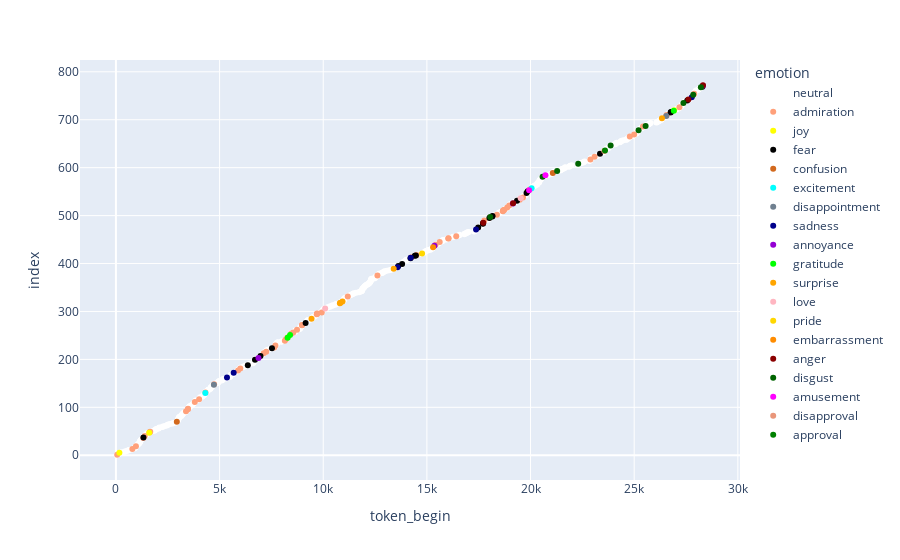

Notebook code for this chart:
### Code cell
color_map = {
    "love": "lightpink",
    "gratitude":"lime", 
    "admiration":"lightsalmon",
    "joy": "yellow",
    
    "excitement":"cyan",
    'pride':"gold", 
    'amusement':"magenta",
    "approval":"green",
    'surprise':"orange",
    "neutral":"white",
    
    "sadness": "darkblue", 
    "confusion": "chocolate", 
    'embarrassment':"darkorange",
    "disappointment":"slategray", 
    'disapproval':"darksalmon", 
    'annoyance':"darkviolet", 
    'disgust': "darkgreen", 
    "anger": "darkred", 
    "fear": "black"}
    
fig = px.scatter(df, x="token_begin", color="emotion",color_discrete_map=color_map)
fig.show()

### Figure 1 — Plotly figure (JSON) as saved in the notebook; plotly's stock layout.template omitted (floating-point values rounded to 4 significant figures; data arrays with more than 128 entries replaced by an {"elided": "..."} marker saying what was removed)
{"data": [{"hovertemplate": "emotion=neutral<br>token_begin=%{x}<br>index=%{y}<extra></extra>", "legendgroup": "neutral", "marker": {"color": "white", "symbol": "circle"}, "mode": "markers", "name": "neutral", "orientation": "h", "showlegend": true, "type": "scatter", "x": {"elided": "637 int values"}, "xaxis": "x", "y": {"elided": "637 int values"}, "yaxis": "y"}, {"hovertemplate": "emotion=admiration<br>token_begin=%{x}<br>index=%{y}<extra></extra>", "legendgroup": "admiration", "marker": {"color": "lightsalmon", "symbol": "circle"}, "mode": "markers", "name": "admiration", "orientation": "h", "showlegend": true, "type": "scatter", "x": [62, 794, 965, 1321, 1391, 1620, 1655, 3382, 3473, 3477, 3805, 4014, 4319, 4736, 5891, 6001, 7129, 7253, 7641, 7691, 8149, 8202, 8289, 8464, 8558, 8735, 8976, 8979, 9688, 9697, 9713, 9930, 11183, 12615, 14256, 14501, 15418, 15618, 16030, 16047, 16415, 17769, 18032, 18378, 18663, 18676, 18691, 18735, 18875, 18972, 19480, 19636, 19972, 22888, 23089, 24788, 24996, 25423, 26555, 26567, 27182, 27895], "xaxis": "x", "y": [1, 13, 19, 36, 40, 48, 49, 92, 96, 97, 111, 117, 131, 148, 177, 181, 213, 216, 225, 229, 239, 242, 246, 254, 256, 262, 271, 272, 294, 295, 296, 298, 331, 375, 413, 418, 439, 445, 452, 453, 457, 490, 496, 502, 509, 510, 511, 512, 517, 521, 533, 538, 555, 617, 623, 665, 669, 686, 709, 710, 726, 754], "yaxis": "y"}, {"hovertemplate": "emotion=joy<br>token_begin=%{x}<br>index=%{y}<extra></extra>", "legendgroup": "joy", "marker": {"color": "yellow", "symbol": "circle"}, "mode": "markers", "name": "joy", "orientation": "h", "showlegend": true, "type": "scatter", "x": [168, 1607, 26927], "xaxis": "x", "y": [5, 47, 720], "yaxis": "y"}, {"hovertemplate": "emotion=fear<br>token_begin=%{x}<br>index=%{y}<extra></extra>", "legendgroup": "fear", "marker": {"color": "black", "symbol": "circle"}, "mode": "markers", "name": "fear", "orientation": "h", "showlegend": true, "type": "scatter", "x": [1328, 6363, 6708, 6973, 7527, 9150, 13622, 13807, 14210, 14419, 14468, 17474, 17702, 17714, 18016, 18153, 18165, 19346, 19806, 19861, 23350, 26758, 26773, 27558, 28291], "xaxis": "x", "y": [37, 188, 199, 207, 223, 276, 395, 399, 411, 416, 417, 475, 483, 484, 495, 498, 499, 531, 547, 551, 629, 715, 716, 740, 769], "yaxis": "y"}, {"hovertemplate": "emotion=confusion<br>token_begin=%{x}<br>index=%{y}<extra></extra>", "legendgroup": "confusion", "marker": {"color": "chocolate", "symbol": "circle"}, "mode": "markers", "name": "confusion", "orientation": "h", "showlegend": true, "type": "scatter", "x": [2938, 21074], "xaxis": "x", "y": [70, 589], "yaxis": "y"}, {"hovertemplate": "emotion=excitement<br>token_begin=%{x}<br>index=%{y}<extra></extra>", "legendgroup": "excitement", "marker": {"color": "cyan", "symbol": "circle"}, "mode": "markers", "name": "excitement", "orientation": "h", "showlegend": true, "type": "scatter", "x": [4313, 20051], "xaxis": "x", "y": [130, 557], "yaxis": "y"}, {"hovertemplate": "emotion=disappointment<br>token_begin=%{x}<br>index=%{y}<extra></extra>", "legendgroup": "disappointment", "marker": {"color": "slategray", "symbol": "circle"}, "mode": "markers", "name": "disappointment", "orientation": "h", "showlegend": true, "type": "scatter", "x": [4726, 26546], "xaxis": "x", "y": [147, 708], "yaxis": "y"}, {"hovertemplate": "emotion=sadness<br>token_begin=%{x}<br>index=%{y}<extra></extra>", "legendgroup": "sadness", "marker": {"color": "darkblue", "symbol": "circle"}, "mode": "markers", "name": "sadness", "orientation": "h", "showlegend": true, "type": "scatter", "x": [5357, 5681, 13587, 14219, 17371, 27777], "xaxis": "x", "y": [162, 172, 392, 412, 471, 747], "yaxis": "y"}, {"hovertemplate": "emotion=annoyance<br>token_begin=%{x}<br>index=%{y}<extra></extra>", "legendgroup": "annoyance", "marker": {"color": "darkviolet", "symbol": "circle"}, "mode": "markers", "name": "annoyance", "orientation": "h", "showlegend": true, "type": "scatter", "x": [6877, 15364, 19151, 28313], "xaxis": "x", "y": [203, 437, 525, 771], "yaxis": "y"}, {"hovertemplate": "emotion=gratitude<br>token_begin=%{x}<br>index=%{y}<extra></extra>", "legendgroup": "gratitude", "marker": {"color": "lime", "symbol": "circle"}, "mode": "markers", "name": "gratitude", "orientation": "h", "showlegend": true, "type": "scatter", "x": [8282, 8400, 26911], "xaxis": "x", "y": [245, 251, 719], "yaxis": "y"}, {"hovertemplate": "emotion=surprise<br>token_begin=%{x}<br>index=%{y}<extra></extra>", "legendgroup": "surprise", "marker": {"color": "orange", "symbol": "circle"}, "mode": "markers", "name": "surprise", "orientation": "h", "showlegend": true, "type": "scatter", "x": [9435, 10804, 10827, 10931, 13399, 26339], "xaxis": "x", "y": [285, 317, 318, 321, 389, 703], "yaxis": "y"}, {"hovertemplate": "emotion=love<br>token_begin=%{x}<br>index=%{y}<extra></extra>", "legendgroup": "love", "marker": {"color": "lightpink", "symbol": "circle"}, "mode": "markers", "name": "love", "orientation": "h", "showlegend": true, "type": "scatter", "x": [10093, 19526], "xaxis": "x", "y": [306, 536], "yaxis": "y"}, {"hovertemplate": "emotion=pride<br>token_begin=%{x}<br>index=%{y}<extra></extra>", "legendgroup": "pride", "marker": {"color": "gold", "symbol": "circle"}, "mode": "markers", "name": "pride", "orientation": "h", "showlegend": true, "type": "scatter", "x": [14767], "xaxis": "x", "y": [421], "yaxis": "y"}, {"hovertemplate": "emotion=embarrassment<br>token_begin=%{x}<br>index=%{y}<extra></extra>", "legendgroup": "embarrassment", "marker": {"color": "darkorange", "symbol": "circle"}, "mode": "markers", "name": "embarrassment", "orientation": "h", "showlegend": true, "type": "scatter", "x": [15298], "xaxis": "x", "y": [434], "yaxis": "y"}, {"hovertemplate": "emotion=anger<br>token_begin=%{x}<br>index=%{y}<extra></extra>", "legendgroup": "anger", "marker": {"color": "darkred", "symbol": "circle"}, "mode": "markers", "name": "anger", "orientation": "h", "showlegend": true, "type": "scatter", "x": [17718, 19158, 27614, 28318], "xaxis": "x", "y": [485, 526, 742, 772], "yaxis": "y"}, {"hovertemplate": "emotion=disgust<br>token_begin=%{x}<br>index=%{y}<extra></extra>", "legendgroup": "disgust", "marker": {"color": "darkgreen", "symbol": "circle"}, "mode": "markers", "name": "disgust", "orientation": "h", "showlegend": true, "type": "scatter", "x": [18057, 20580, 21283, 22299, 23864, 25211, 25550, 27374, 27847, 28217], "xaxis": "x", "y": [497, 581, 593, 608, 646, 678, 687, 735, 752, 768], "yaxis": "y"}, {"hovertemplate": "emotion=amusement<br>token_begin=%{x}<br>index=%{y}<extra></extra>", "legendgroup": "amusement", "marker": {"color": "magenta", "symbol": "circle"}, "mode": "markers", "name": "amusement", "orientation": "h", "showlegend": true, "type": "scatter", "x": [19932, 20719], "xaxis": "x", "y": [553, 584], "yaxis": "y"}, {"hovertemplate": "emotion=disapproval<br>token_begin=%{x}<br>index=%{y}<extra></extra>", "legendgroup": "disapproval", "marker": {"color": "darksalmon", "symbol": "circle"}, "mode": "markers", "name": "disapproval", "orientation": "h", "showlegend": true, "type": "scatter", "x": [23558], "xaxis": "x", "y": [635], "yaxis": "y"}, {"hovertemplate": "emotion=approval<br>token_begin=%{x}<br>index=%{y}<extra></extra>", "legendgroup": "approval", "marker": {"color": "green", "symbol": "circle"}, "mode": "markers", "name": "approval", "orientation": "h", "showlegend": true, "type": "scatter", "x": [23592], "xaxis": "x", "y": [636], "yaxis": "y"}], "layout": {"legend": {"title": {"text": "emotion"}, "tracegroupgap": 0}, "margin": {"t": 60}, "xaxis": {"anchor": "y", "domain": [0, 1], "title": {"text": "token_begin"}}, "yaxis": {"anchor": "x", "domain": [0, 1], "title": {"text": "index"}}}}
